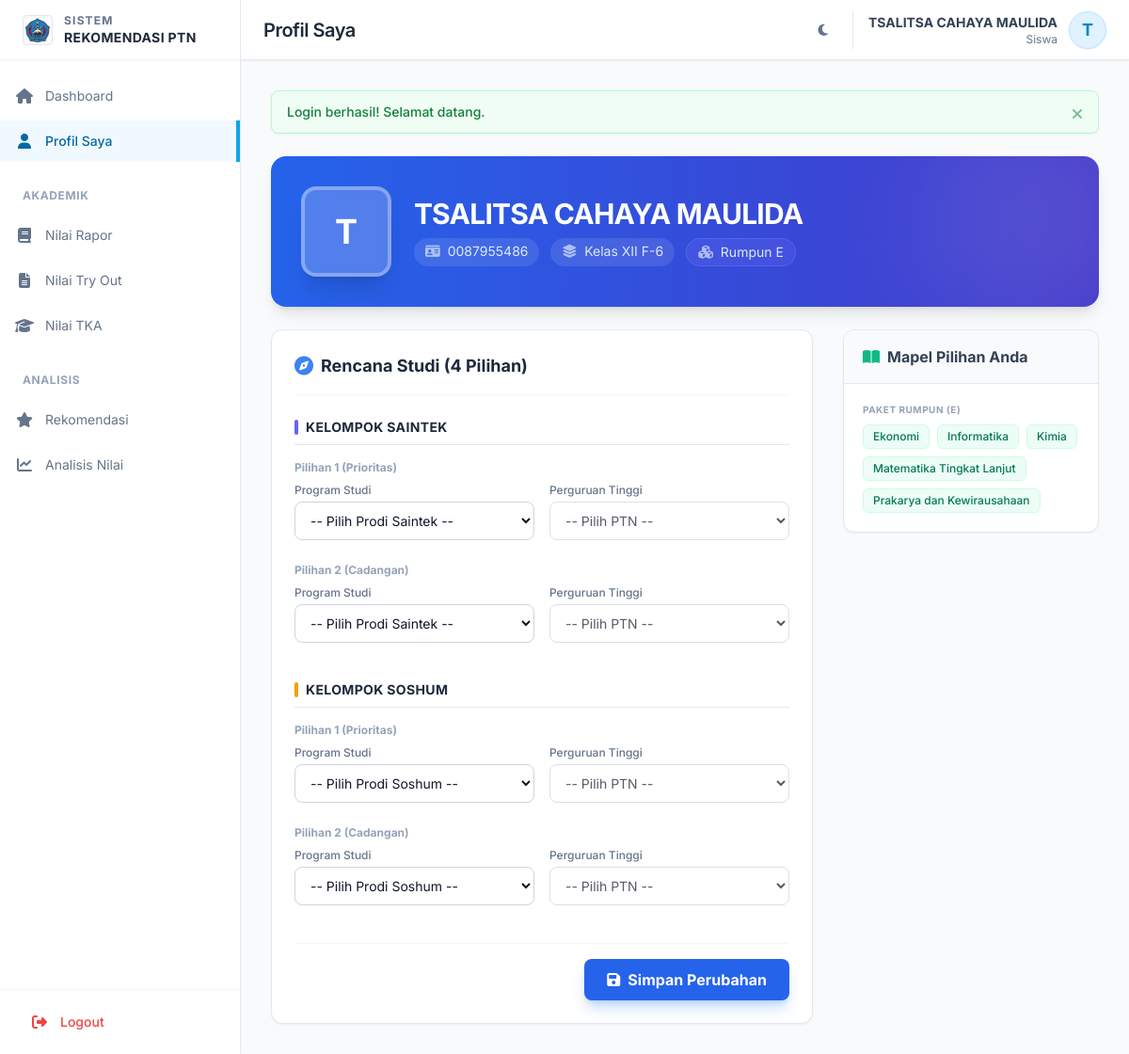
Screenshot of /siswa/profil.php (signed in) with the database file from the repository.
### tables this page shows
CREATE TABLE `users` (
  `id` int NOT NULL,
  `username` varchar(50) NOT NULL,
  `password` varchar(255) NOT NULL,
  `role` enum('siswa','admin') DEFAULT 'siswa',
  `nama` varchar(100) NOT NULL,
  `is_active` tinyint(1) DEFAULT '1',
  `created_at` timestamp NULL DEFAULT CURRENT_TIMESTAMP,
  `updated_at` timestamp NULL DEFAULT CURRENT_TIMESTAMP ON UPDATE CURRENT_TIMESTAMP
);

CREATE TABLE `siswa_profile` (
  `id` int NOT NULL,
  `user_id` int NOT NULL,
  `nisn` varchar(20) DEFAULT NULL,
  `kelas` varchar(20) DEFAULT NULL,
  `kode_rumpun` varchar(5) DEFAULT NULL,
  `asal_sekolah` varchar(100) DEFAULT 'SMAN 1 Gebog',
  `tahun_lulus` int DEFAULT NULL,
  `minat_saintek` text,
  `minat_soshum` text,
  `foto` varchar(255) DEFAULT NULL,
  `created_at` timestamp NULL DEFAULT CURRENT_TIMESTAMP,
  `updated_at` timestamp NULL DEFAULT CURRENT_TIMESTAMP ON UPDATE CURRENT_TIMESTAMP,
  `status` enum('Aktif','Lulus','Pindah') DEFAULT 'Aktif'
);

### siswa/profil.php (the view, shortened to what the rows shown need)
<?php
$pageTitle = 'Profil Saya';
require_once __DIR__ . '/../includes/Database.php';
require_once __DIR__ . '/../includes/functions.php';
$db = Database::getInstance();
require_once __DIR__ . '/../templates/header-siswa.php';
$siswaId = $_SESSION['siswa_id'];
$profileData = $db->queryOne("SELECT * FROM siswa_profile JOIN users ON siswa_profile.user_id = users.id WHERE siswa_profile.id = ?", [$siswaId]);
function parseChoices($str, $db) {
    $choices = explode('|', $str);
    $result = [['prodi' => '', 'ptn_id' => ''], ['prodi' => '', 'ptn_id' => '']];
    foreach ($choices as $index => $val) {
        $parts = explode(' - ', trim($val));
    }
    return $result;
}
$savedSaintek = parseChoices($profileData['minat_saintek'], $db);
$savedSoshum = parseChoices($profileData['minat_soshum'], $db);
$inputClass = "w-full rounded-lg border border-slate-300 dark:border-slate-600 bg-white dark:bg-slate-700 text-slate-900 dark:text-white focus:outline-none focus:ring-2 focus:ring-blue-500 focus:border-transparent sm:text-sm py-2.5 px-3 transition-all placeholder-slate-400";
?>
<div class="max-w-6xl mx-auto space-y-6">
    <div class="relative overflow-hidden rounded-2xl bg-gradient-to-r from-blue-600 to-indigo-700 p-8 text-white shadow-lg">
        <div class="relative z-10 flex flex-col md:flex-row items-center gap-6">
            <div class="flex h-24 w-24 shrink-0 items-center justify-center rounded-2xl border-4 border-white/30 bg-white/20 text-4xl font-bold backdrop-blur-sm shadow-xl">
                <?= strtoupper(substr($profileData['nama'], 0, 1)) ?>
            </div>
            <div class="text-center md:text-left">
                <h2 class="text-3xl font-bold tracking-tight"><?= sanitize($profileData['nama']) ?></h2>
                <div class="text-blue-100 mt-2 flex flex-wrap justify-center md:justify-start gap-3 text-sm">
                    <span class="bg-white/10 px-3 py-1 rounded-full"><i class="fas fa-id-card opacity-70 mr-1"></i> <?= $profileData['username'] ?></span>
                    <span class="bg-white/10 px-3 py-1 rounded-full"><i class="fas fa-layer-group opacity-70 mr-1"></i> Kelas <?= $profileData['kelas'] ?? '-' ?></span>
                    <?php if(!empty($profileData['kode_rumpun'])): ?>
                        <span class="bg-indigo-500/30 px-3 py-1 rounded-full border border-indigo-400/30">
                            <i class="fas fa-cubes opacity-70 mr-1"></i> Rumpun <?= $profileData['kode_rumpun'] ?>
                        </span>
                    <?php endif; ?>
                </div>
            </div>
        </div>
    </div>
    <div class="grid grid-cols-1 lg:grid-cols-3 gap-8">
        <div class="lg:col-span-2">
            <div class="bg-white dark:bg-slate-800 rounded-xl border border-slate-200 dark:border-slate-700 shadow-sm p-6">
                <form method="POST" class="space-y-10">
                    <div>
                        <div class="space-y-6">
                            <div>
                                <div class="grid grid-cols-1 md:grid-cols-2 gap-4">
                                    <div>
                                        <label class="block text-xs font-medium text-slate-500 mb-1">Perguruan Tinggi</label>
                                        <select name="saintek_ptn_1" id="saintek_ptn_1" class="<?= $inputClass ?>" data-selected="<?= $savedSaintek[0]['ptn_id'] ?>">
                                            <option value="">-- Pilih PTN --</option>
                                        </select>
                                    </div>
                                </div>
                            </div>
                            <div>
                                <div class="grid grid-cols-1 md:grid-cols-2 gap-4">
                                    <div>
                                        <label class="block text-xs font-medium text-slate-500 mb-1">Perguruan Tinggi</label>
                                        <select name="saintek_ptn_2" id="saintek_ptn_2" class="<?= $inputClass ?>" data-selected="<?= $savedSaintek[1]['ptn_id'] ?>">
                                            <option value="">-- Pilih PTN --</option>
                                        </select>
                                    </div>
                                </div>
                            </div>
                        </div>
                    </div>
                    <div>
                        <div class="space-y-6">
                            <div>
                                <div class="grid grid-cols-1 md:grid-cols-2 gap-4">
                                    <div>
                                        <label class="block text-xs font-medium text-slate-500 mb-1">Perguruan Tinggi</label>
                                        <select name="soshum_ptn_1" id="soshum_ptn_1" class="<?= $inputClass ?>" data-selected="<?= $savedSoshum[0]['ptn_id'] ?>">
                                            <option value="">-- Pilih PTN --</option>
                                        </select>
                                    </div>
                                </div>
                            </div>
                            <div>
                                <div class="grid grid-cols-1 md:grid-cols-2 gap-4">
                                    <div>
                                        <label class="block text-xs font-medium text-slate-500 mb-1">Perguruan Tinggi</label>
                                        <select name="soshum_ptn_2" id="soshum_ptn_2" class="<?= $inputClass ?>" data-selected="<?= $savedSoshum[1]['ptn_id'] ?>">
                                            <option value="">-- Pilih PTN --</option>
                                        </select>
                                    </div>
                                </div>
                            </div>
                        </div>
                    </div>
                </form>
            </div>
        </div>
    </div>
</div>
<?php require_once __DIR__ . '/../templates/footer.php'; ?>

### templates/header-siswa.php (shortened to what the rows shown need)
<?php
require_once __DIR__ . '/../includes/Auth.php';
require_once __DIR__ . '/../includes/functions.php';
$auth = new Auth();
$auth->requireSiswa();
$auth->checkSessionTimeout(1800);
$user = $auth->getUser();
$initial = strtoupper(substr($user['nama'] ?? 'S', 0, 1));
?>
<!DOCTYPE html>
<html lang="id" class="scroll-smooth">
<head>
    <link rel="stylesheet" href="https://cdnjs.cloudflare.com/ajax/libs/font-awesome/6.5.1/css/all.min.css">
    <script src="https://cdn.tailwindcss.com"></script>
</head>
<body class="bg-slate-50 text-slate-800 antialiased dark:bg-slate-900 dark:text-slate-100 transition-colors duration-300">
    <div class="flex h-screen overflow-hidden">
        <div class="flex-1 flex flex-col overflow-hidden relative">
            <header class="bg-white h-16 shadow-sm border-b border-slate-200 flex items-center justify-between px-4 sm:px-6 z-40 dark:bg-slate-800 dark:border-slate-700 transition-colors duration-300">
                <div class="flex items-center gap-4">
                    <h1 class="text-xl font-semibold text-slate-800 tracking-tight hidden sm:block dark:text-white">
                        <?= isset($pageTitle) ? $pageTitle : 'Dashboard' ?>
                    </h1>
                </div>
                <div class="flex items-center gap-4">
                    <div class="flex items-center gap-3 pl-4 border-l border-slate-200 dark:border-slate-600">
                        <div class="text-right hidden sm:block">
                            <div class="text-sm font-bold text-slate-700 dark:text-slate-200"><?= sanitize($user['nama']) ?></div>
                            <div class="text-xs text-slate-500 dark:text-slate-400">Siswa</div>
                        </div>
                        <div class="h-10 w-10 rounded-full bg-sky-100 border border-sky-200 flex items-center justify-center overflow-hidden text-sky-600 font-bold text-lg shadow-sm dark:bg-sky-900 dark:text-sky-300 dark:border-sky-700">
                            <?= $initial ?>
                        </div>
                    </div>
                </div>
            </header>
            <main class="flex-1 overflow-x-hidden overflow-y-auto bg-slate-50 p-4 sm:p-6 lg:p-8 dark:bg-slate-900 transition-colors duration-300">

### rows the page displays
users: nama "TSALITSA CAHAYA MAULIDA", nama "T"
siswa_profile: user.nama "T", user.nama "TSALITSA CAHAYA MAULIDA", user.username "0087955486", kelas "XII F-6", kode_rumpun "E", saintek_ptn_1 "-- Pilih PTN --", saintek_ptn_2 "-- Pilih PTN --", soshum_ptn_1 "-- Pilih PTN --", soshum_ptn_2 "-- Pilih PTN --"

### other values shown
$pageTitle "Profil Saya"
$flash['message'] "Login berhasil! Selamat datang."
$label "PAKET RUMPUN (E)"
$m "Ekonomi"
$m "Informatika"
$m "Kimia"
$m "Matematika Tingkat Lanjut"
$m "Prakarya dan Kewirausahaan"
